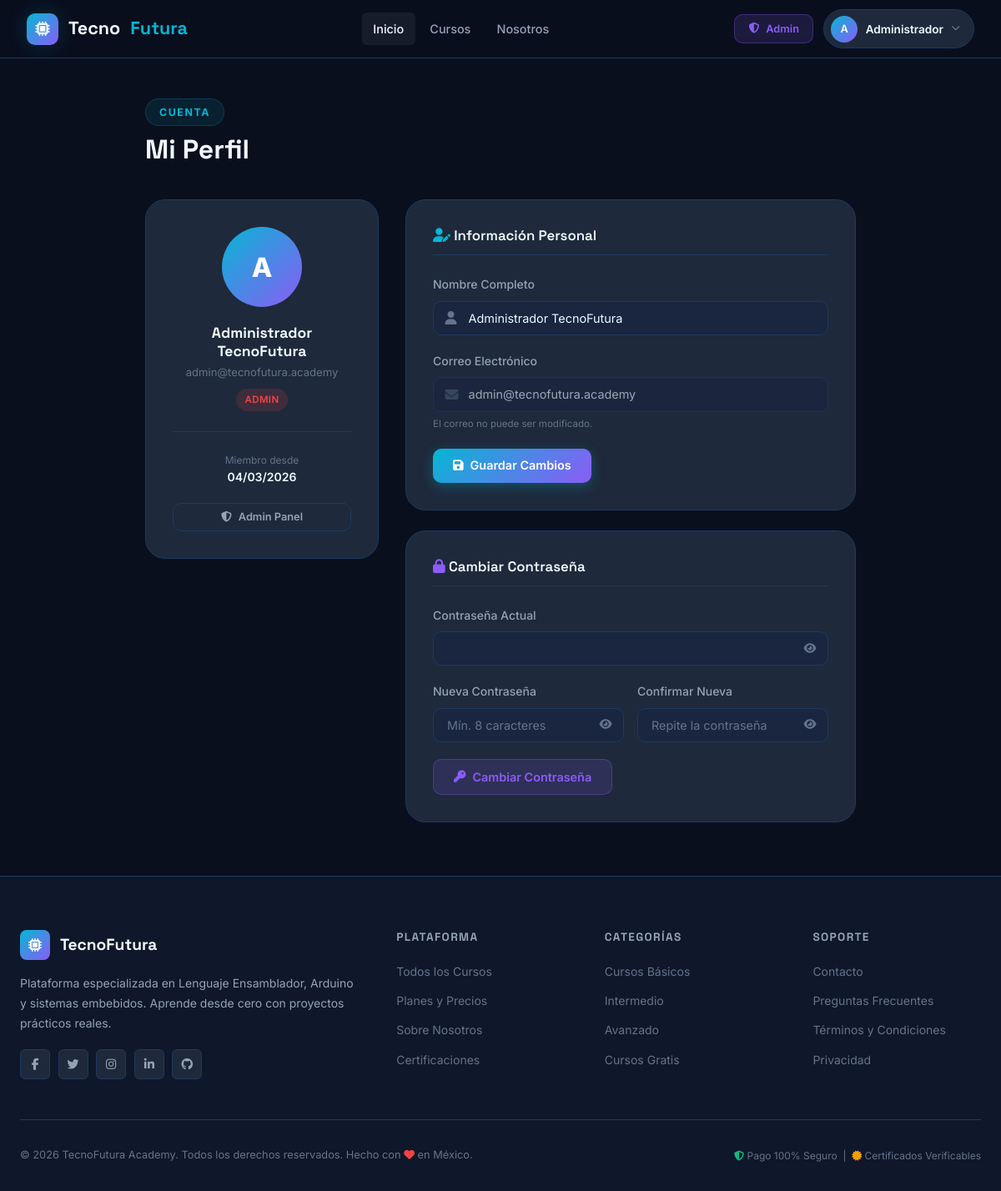
The app's page /perfil/index.php (signed in) with its own data.
### tables this page shows
CREATE TABLE usuarios (
    id_usuario INT AUTO_INCREMENT PRIMARY KEY,
    nombre_completo VARCHAR(150) NOT NULL,
    correo_electronico VARCHAR(150) NOT NULL UNIQUE,
    contrasena VARCHAR(255) NOT NULL,
    fecha_nacimiento DATE NOT NULL,
    id_rol INT NOT NULL,
    activo BOOLEAN DEFAULT TRUE,
    fecha_registro TIMESTAMP DEFAULT CURRENT_TIMESTAMP,
    ultima_sesion TIMESTAMP NULL,
    FOREIGN KEY (id_rol) REFERENCES roles(id_rol) ON DELETE RESTRICT
);

### perfil/index.php (the view, shortened to what this page needs)
<?php
$db   = Database::getInstance()->getConnection();
$uid  = $_SESSION['usuario_id'] ?? 0;
$rol  = $_SESSION['usuario_rol'] ?? '';
$stmt = $db->prepare("SELECT * FROM usuarios WHERE id_usuario = :id");
$stmt->execute([':id' => $uid]);
$user = $stmt->fetch();
include_once __DIR__ . '/../includes/header.php';
?>
<div style="margin-top:var(--navbar-height);padding:3rem 0 4rem;min-height:calc(100vh - var(--navbar-height))">
  <div class="container" style="max-width:900px">
    <div class="section-eyebrow" style="margin-bottom:.5rem">Cuenta</div>
    <h1 style="font-size:2rem;font-weight:800;margin-bottom:2.5rem">Mi Perfil</h1>
    <div style="display:grid;grid-template-columns:280px 1fr;gap:2rem;align-items:start">
      <div style="background:var(--bg-card);border:1px solid var(--border);border-radius:var(--radius-xl);padding:2rem;text-align:center">
        <div style="width:96px;height:96px;background:var(--grad-primary);border-radius:50%;display:flex;align-items:center;justify-content:center;font-size:2rem;font-weight:800;color:#fff;margin:0 auto 1.25rem">
          <?= $initials ?>
        </div>
        <h2 style="font-size:1.1rem;font-weight:700;margin-bottom:.25rem"><?= htmlspecialchars($user['nombre_completo']) ?></h2>
        <div style="color:var(--text-muted);font-size:.82rem;margin-bottom:.5rem"><?= htmlspecialchars($user['correo_electronico']) ?></div>
        <span class="badge badge-<?= $rol === 'ADMIN' ? 'danger' : ($rol === 'PROFESOR' ? 'info' : 'success') ?>"><?= $rol ?></span>
        <div style="margin-top:1.5rem;padding-top:1.5rem;border-top:1px solid var(--border)">
          <div style="font-size:.75rem;color:var(--text-muted)">Miembro desde</div>
          <div style="font-weight:600;font-size:.875rem"><?= date('d/m/Y', strtotime($user['fecha_registro'])) ?></div>
        </div>
        <div style="margin-top:1.25rem;display:flex;flex-direction:column;gap:.4rem">
          <?php if ($rol === 'USUARIO'): ?>
          <a href="<?= SITE_URL ?>/lms" class="btn btn-ghost btn-sm"><i class="fas fa-graduation-cap"></i> Mis Cursos</a>
          <a href="<?= SITE_URL ?>/lms/certificados.php" class="btn btn-ghost btn-sm"><i class="fas fa-certificate"></i> Certificados</a>
          <?php elseif ($rol === 'PROFESOR'): ?>
          <a href="<?= SITE_URL ?>/profesor" class="btn btn-ghost btn-sm"><i class="fas fa-chalkboard-teacher"></i> Portal Docente</a>
          <?php elseif ($rol === 'ADMIN'): ?>
          <a href="<?= SITE_URL ?>/admin" class="btn btn-ghost btn-sm"><i class="fas fa-shield-alt"></i> Admin Panel</a>
          <?php endif; ?>
        </div>
      </div>
      <div style="display:flex;flex-direction:column;gap:1.5rem">
        <div style="background:var(--bg-card);border:1px solid var(--border);border-radius:var(--radius-xl);padding:2rem">
          <h3 style="font-size:1.05rem;font-weight:600;margin-bottom:1.5rem;padding-bottom:.75rem;border-bottom:1px solid var(--border)">
            <i class="fas fa-user-edit" style="color:var(--primary)"></i> Información Personal
          </h3>
          <form method="POST">
            <div class="form-group">
              <label class="form-label">Nombre Completo</label>
              <div class="form-control-icon">
                <input type="text" name="nombre_completo" class="form-control" value="<?= htmlspecialchars($user['nombre_completo']) ?>" required minlength="3">
              </div>
            </div>
            <div class="form-group">
              <label class="form-label">Correo Electrónico</label>
              <div class="form-control-icon">
                <i class="fas fa-envelope icon"></i>
                <input type="email" class="form-control" value="<?= htmlspecialchars($user['correo_electronico']) ?>" readonly style="opacity:.6;cursor:not-allowed">
              </div>
              <div style="font-size:.72rem;color:var(--text-muted);margin-top:.35rem">El correo no puede ser modificado.</div>
            </div>
            <button type="submit" class="btn btn-primary">
              <i class="fas fa-save"></i> Guardar Cambios
            </button>
          </form>
        </div>
        <div style="background:var(--bg-card);border:1px solid var(--border);border-radius:var(--radius-xl);padding:2rem">
          <h3 style="font-size:1.05rem;font-weight:600;margin-bottom:1.5rem;padding-bottom:.75rem;border-bottom:1px solid var(--border)">
            <i class="fas fa-lock" style="color:var(--secondary)"></i> Cambiar Contraseña
          </h3>
          <form method="POST">
            <div class="form-group">
              <label class="form-label">Contraseña Actual</label>
              <div class="input-password-toggle">
                <input type="password" name="contrasena_actual" class="form-control" id="pwdOld" required>
                <button type="button" class="toggle-btn" data-target="pwdOld"><i class="fas fa-eye"></i></button>
              </div>
            </div>
            <div style="display:grid;grid-template-columns:1fr 1fr;gap:1rem">
              <div class="form-group">
                <label class="form-label">Nueva Contraseña</label>
                <div class="input-password-toggle">
                  <input type="password" name="nueva_contrasena" class="form-control" id="pwdNew" required minlength="8" placeholder="Mín. 8 caracteres">
                  <button type="button" class="toggle-btn" data-target="pwdNew"><i class="fas fa-eye"></i></button>
                </div>
              </div>
              <div class="form-group">
                <label class="form-label">Confirmar Nueva</label>
                <div class="input-password-toggle">
                  <input type="password" name="confirmar_contrasena" class="form-control" id="pwdConf" required placeholder="Repite la contraseña">
                  <button type="button" class="toggle-btn" data-target="pwdConf"><i class="fas fa-eye"></i></button>
                </div>
              </div>
            </div>
            <button type="submit" class="btn btn-secondary">
              <i class="fas fa-key"></i> Cambiar Contraseña
            </button>
          </form>
        </div>
      </div>
    </div>
  </div>
</div>
<?php include_once __DIR__ . '/../includes/footer.php'; ?>

### css/styles.css (style rules this page uses)
:root { --primary: #06b6d4; --primary-dark: #0891b2; --primary-light: #67e8f9; --secondary: #8b5cf6; --secondary-dark: #7c3aed; --accent: #f59e0b; --success: #10b981; --danger: #ef4444; --warning: #f59e0b; --info: #3b82f6; --bg-base: #0a0f1e; --bg-surface: #0f172a; --bg-card: #1e293b; --bg-card-hover: #243047; --bg-muted: #162032; --bg-input: #1a2540; --bg-modal: #111827; --border: #1e3a5f; --border-light: #253756; --text-primary: #f0f9ff; --text-secondary: #94a3b8; --text-muted: #64748b; --shadow-sm: 0 1px 3px rgba(0,0,0,.4); --shadow-md: 0 4px 16px rgba(0,0,0,.5); --shadow-lg: 0 8px 32px rgba(0,0,0,.6); --shadow-glow: 0 0 24px rgba(6,182,212,.2); --shadow-glow-purple: 0 0 24px rgba(139,92,246,.2); --grad-primary: linear-gradient(135deg,#06b6d4,#8b5cf6); --grad-hero: linear-gradient(135deg,#0a0f1e 0%,#0c1225 50%,#110b24 100%); --font-body: 'Inter', system-ui, sans-serif; --font-heading: 'Space Grotesk', 'Inter', sans-serif; --transition: all .25s cubic-bezier(.4,0,.2,1); --transition-slow: all .4s cubic-bezier(.4,0,.2,1); --radius-sm: 6px; --radius: 10px; --radius-lg: 16px; --radius-xl: 24px; --radius-full: 9999px; --navbar-height: 70px; }
*,*::before,*::after { box-sizing:border-box;margin:0;padding:0 }
html { scroll-behavior:smooth }
body { font-family:var(--font-body);background:var(--bg-base);color:var(--text-primary);line-height:1.6;min-height:100vh;-webkit-font-smoothing:antialiased }
a { color:var(--primary);text-decoration:none;transition:var(--transition) }
button { cursor:pointer;font-family:var(--font-body) }
input,textarea,select { font-family:var(--font-body) }
h1,h2,h3,h4,h5,h6 { font-family:var(--font-heading);font-weight:700;line-height:1.25;color:var(--text-primary) }
.container { width:100%;max-width:1240px;margin:0 auto;padding:0 1.5rem }
.btn { display:inline-flex;align-items:center;justify-content:center;gap:.5rem;padding:.65rem 1.5rem;border-radius:var(--radius);font-size:.9rem;font-weight:600;border:none;cursor:pointer;transition:var(--transition);text-decoration:none;white-space:nowrap;line-height:1.4 }
.btn-sm { padding:.45rem 1rem;font-size:.8rem }
.btn-primary { background:var(--grad-primary);color:#fff;box-shadow:0 4px 15px rgba(6,182,212,.3) }
.btn-secondary { background:rgba(139,92,246,.15);color:var(--secondary);border:1px solid rgba(139,92,246,.3) }
.btn-ghost { background:transparent;color:var(--text-secondary);border:1px solid var(--border) }
.form-group { margin-bottom:1.25rem }
.form-label { display:block;font-size:.875rem;font-weight:500;color:var(--text-secondary);margin-bottom:.5rem }
.form-control { width:100%;background:var(--bg-input);border:1.5px solid var(--border);border-radius:var(--radius);padding:.7rem 1rem;color:var(--text-primary);font-size:.9rem;transition:var(--transition);outline:none }
.form-control::placeholder { color:var(--text-muted) }
.form-control-icon { position:relative }
.form-control-icon .icon { position:absolute;left:.9rem;top:50%;transform:translateY(-50%);color:var(--text-muted);pointer-events:none }
.form-control-icon input { padding-left:2.6rem }
.input-password-toggle { position:relative }
.input-password-toggle .toggle-btn { position:absolute;right:.9rem;top:50%;transform:translateY(-50%);background:none;border:none;color:var(--text-muted);padding:0;line-height:1;cursor:pointer }
.badge { display:inline-flex;align-items:center;padding:.25rem .65rem;border-radius:var(--radius-full);font-size:.72rem;font-weight:600;letter-spacing:.03em }
.badge-danger { background:rgba(239,68,68,.15);color:var(--danger) }
.section-eyebrow { display:inline-block;font-size:.78rem;font-weight:700;text-transform:uppercase;letter-spacing:.12em;color:var(--primary);margin-bottom:1rem;padding:.35rem 1rem;border-radius:var(--radius-full);background:rgba(6,182,212,.1);border:1px solid rgba(6,182,212,.2) }

### records on screen
usuarios: nombre_completo "Administrador TecnoFutura", correo_electronico "admin@tecnofutura.academy", fecha_registro "04/03/2026"

### other values on screen
$initials "A"
explode(' ', $user_name)[0] "Administrador"
$rol "ADMIN"
